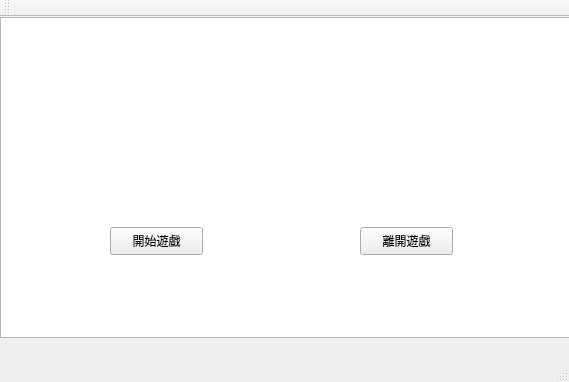
<?xml version="1.0" encoding="UTF-8"?>
<ui version="4.0">
 <class>MainWindow</class>
 <widget class="QMainWindow" name="MainWindow">
  <property name="geometry">
   <rect>
    <x>0</x>
    <y>0</y>
    <width>569</width>
    <height>382</height>
   </rect>
  </property>
  <property name="windowTitle">
   <string>MainWindow</string>
  </property>
  <widget class="QWidget" name="centralWidget">
   <widget class="QPushButton" name="pushButton">
    <property name="geometry">
     <rect>
      <x>110</x>
      <y>210</y>
      <width>93</width>
      <height>28</height>
     </rect>
    </property>
    <property name="text">
     <string>開始遊戲</string>
    </property>
   </widget>
   <widget class="QPushButton" name="pushButton_2">
    <property name="geometry">
     <rect>
      <x>360</x>
      <y>210</y>
      <width>93</width>
      <height>28</height>
     </rect>
    </property>
    <property name="text">
     <string>離開遊戲</string>
    </property>
   </widget>
   <widget class="QGraphicsView" name="graphicsView">
    <property name="geometry">
     <rect>
      <x>0</x>
      <y>0</y>
      <width>571</width>
      <height>321</height>
     </rect>
    </property>
   </widget>
   <widget class="QLabel" name="label">
    <property name="geometry">
     <rect>
      <x>0</x>
      <y>-16</y>
      <width>571</width>
      <height>351</height>
     </rect>
    </property>
    <property name="text">
     <string/>
    </property>
    <property name="pixmap">
     <pixmap>:/pics/start.jpg</pixmap>
    </property>
   </widget>
   <widget class="QLabel" name="label_2">
    <property name="geometry">
     <rect>
      <x>0</x>
      <y>-10</y>
      <width>581</width>
      <height>341</height>
     </rect>
    </property>
    <property name="text">
     <string/>
    </property>
    <property name="pixmap">
     <pixmap resource="resource.qrc">:/pics/img/start.jpg</pixmap>
    </property>
   </widget>
   <zorder>graphicsView</zorder>
   <zorder>label</zorder>
   <zorder>label_2</zorder>
   <zorder>pushButton</zorder>
   <zorder>pushButton_2</zorder>
  </widget>
  <widget class="QMenuBar" name="menuBar">
   <property name="geometry">
    <rect>
     <x>0</x>
     <y>0</y>
     <width>569</width>
     <height>25</height>
    </rect>
   </property>
  </widget>
  <widget class="QToolBar" name="mainToolBar">
   <attribute name="toolBarArea">
    <enum>TopToolBarArea</enum>
   </attribute>
   <attribute name="toolBarBreak">
    <bool>false</bool>
   </attribute>
  </widget>
  <widget class="QStatusBar" name="statusBar"/>
 </widget>
 <layoutdefault spacing="6" margin="11"/>
 <resources>
  <include location="resource.qrc"/>
 </resources>
 <connections>
  <connection>
   <sender>pushButton_2</sender>
   <signal>clicked()</signal>
   <receiver>MainWindow</receiver>
   <slot>close()</slot>
   <hints>
    <hint type="sourcelabel">
     <x>402</x>
     <y>256</y>
    </hint>
    <hint type="destinationlabel">
     <x>486</x>
     <y>-8</y>
    </hint>
   </hints>
  </connection>
  <connection>
   <sender>pushButton</sender>
   <signal>clicked()</signal>
   <receiver>MainWindow</receiver>
   <slot>close()</slot>
   <hints>
    <hint type="sourcelabel">
     <x>178</x>
     <y>257</y>
    </hint>
    <hint type="destinationlabel">
     <x>377</x>
     <y>-12</y>
    </hint>
   </hints>
  </connection>
 </connections>
</ui>
